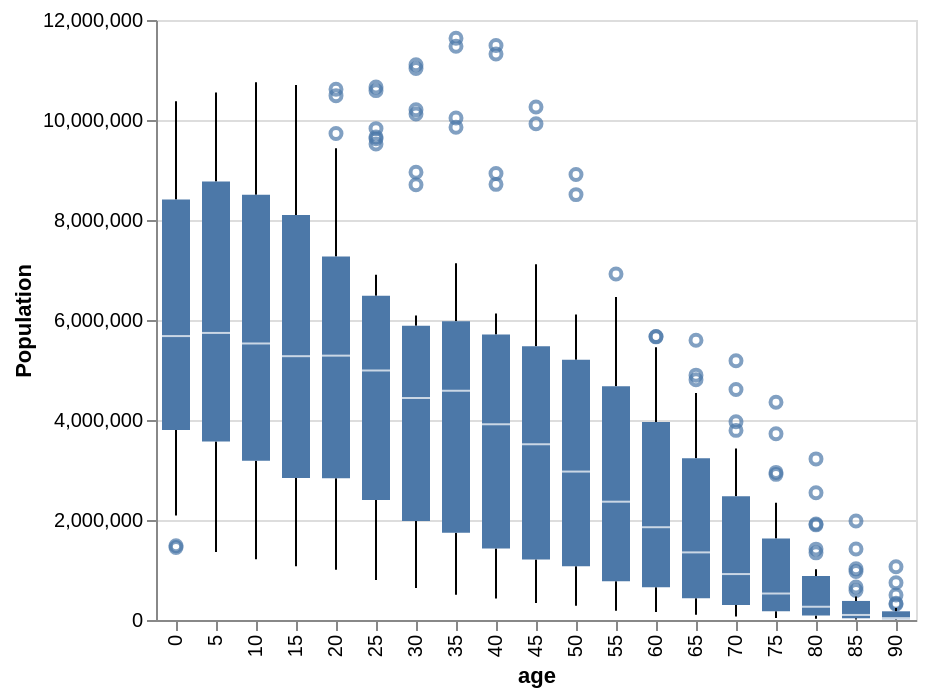

The Vega-Lite source for this figure:
### Vega-Lite specification from a JSON file in a GitHub repository (floating-point values rounded to 4 significant figures; data arrays with more than 128 entries replaced by an {"elided": "..."} marker saying what was removed)
{"$schema": "https://vega.github.io/schema/vega-lite/v5.json", "config": {"boxplot": {"ticks": true}}, "data": {"values": {"elided": "570 records"}}, "encoding": {"x": {"field": "age", "type": "ordinal"}, "y": {"axis": {"title": "Population"}, "field": "people", "type": "quantitative"}}, "mark": {"extent": 0.5, "ticks": false, "type": "boxplot"}}
